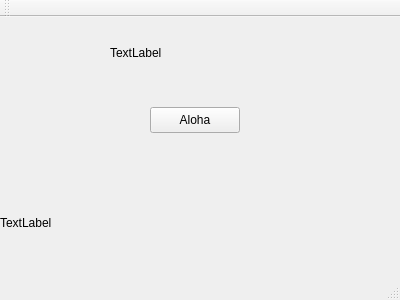
<?xml version="1.0" encoding="UTF-8"?>
<ui version="4.0">
 <class>MainWindow</class>
 <widget class="QMainWindow" name="MainWindow">
  <property name="geometry">
   <rect>
    <x>0</x>
    <y>0</y>
    <width>400</width>
    <height>300</height>
   </rect>
  </property>
  <property name="windowTitle">
   <string>MainWindow</string>
  </property>
  <widget class="QWidget" name="centralWidget">
   <widget class="QPushButton" name="pushButton">
    <property name="geometry">
     <rect>
      <x>150</x>
      <y>90</y>
      <width>90</width>
      <height>26</height>
     </rect>
    </property>
    <property name="cursor">
     <cursorShape>ArrowCursor</cursorShape>
    </property>
    <property name="text">
     <string>Aloha</string>
    </property>
   </widget>
   <widget class="QLabel" name="bienvenido">
    <property name="geometry">
     <rect>
      <x>110</x>
      <y>20</y>
      <width>181</width>
      <height>31</height>
     </rect>
    </property>
    <property name="text">
     <string>TextLabel</string>
    </property>
   </widget>
   <widget class="QLabel" name="posicion">
    <property name="geometry">
     <rect>
      <x>0</x>
      <y>190</y>
      <width>91</width>
      <height>31</height>
     </rect>
    </property>
    <property name="text">
     <string>TextLabel</string>
    </property>
   </widget>
  </widget>
  <widget class="QMenuBar" name="menuBar">
   <property name="geometry">
    <rect>
     <x>0</x>
     <y>0</y>
     <width>400</width>
     <height>21</height>
    </rect>
   </property>
  </widget>
  <widget class="QToolBar" name="mainToolBar">
   <attribute name="toolBarArea">
    <enum>TopToolBarArea</enum>
   </attribute>
   <attribute name="toolBarBreak">
    <bool>false</bool>
   </attribute>
  </widget>
  <widget class="QStatusBar" name="statusBar"/>
 </widget>
 <layoutdefault spacing="6" margin="11"/>
 <resources/>
 <connections/>
</ui>
